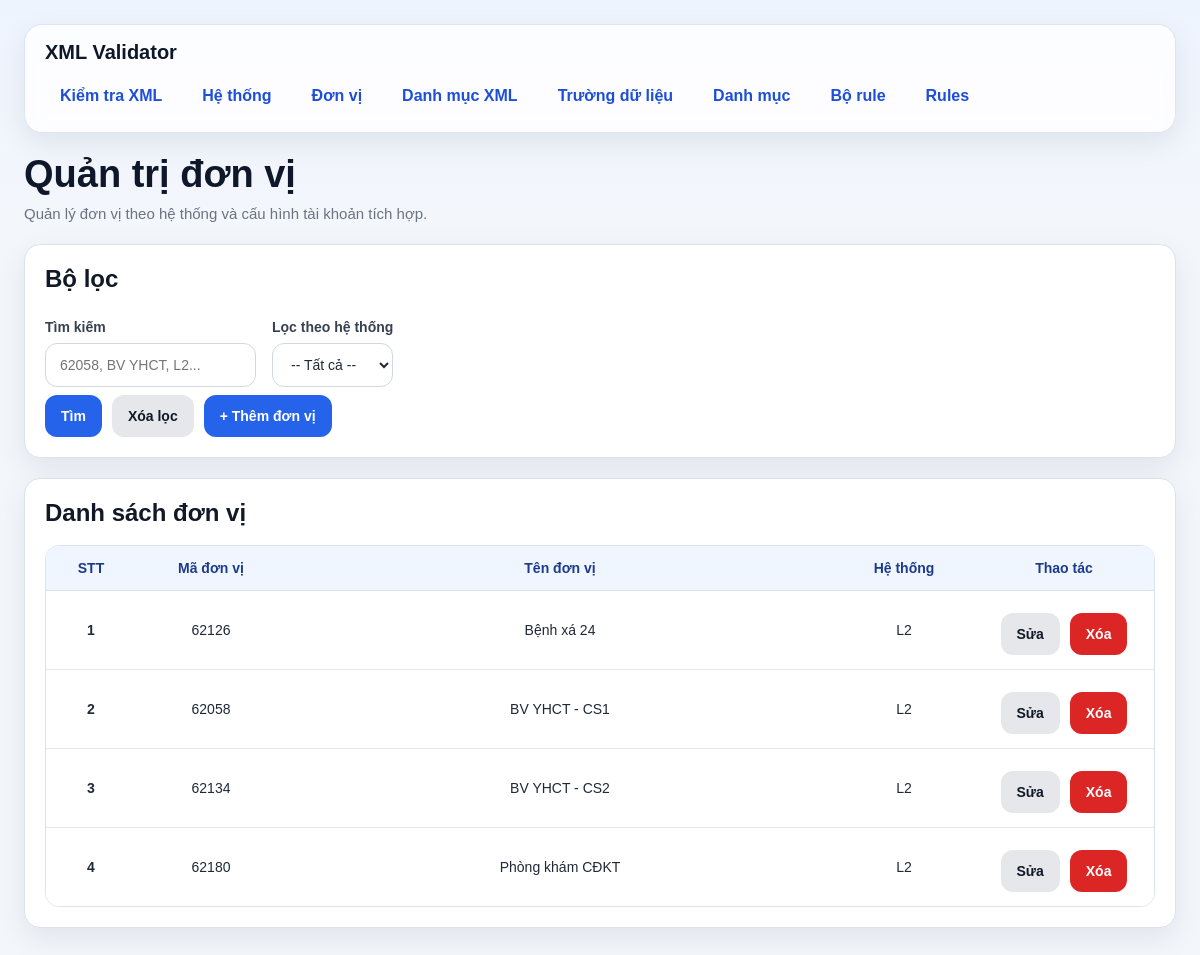
/units/, run on the app's committed database.
### models/system_model.py (models this page shows, shortened)
class DonVi(db.Model):
    __tablename__ = "don_vi"
    id = db.Column(db.Integer, primary_key=True)
    ma_don_vi = db.Column(db.String(50), nullable=False, unique=True)
    ten_don_vi = db.Column(db.String(255), nullable=False)
    he_thong_id = db.Column(db.Integer, db.ForeignKey("he_thong.id"), nullable=False)
    api_username = db.Column(db.String(100))
    api_password = db.Column(db.String(100))
    bhyt_username = db.Column(db.String(100))
    bhyt_password = db.Column(db.String(100))
    bhyt_aspxauth = db.Column(db.Text)
    bhyt_aspnet_session_id = db.Column(db.String(255))
    bhyt_bigipserver = db.Column(db.String(255))
    bhyt_ts015ef943 = db.Column(db.String(255))
    api_base_url = db.Column(db.String(255))
    api_uuid = db.Column(db.Text)
    api_his_token = db.Column(db.Text)
    api_token_expire_at = db.Column(db.DateTime)
    api_jsessionid = db.Column(db.String(255))
    api_sessionid = db.Column(db.Text)
    he_thong = db.relationship("HeThong", backref="don_vis")

class HeThong(db.Model):
    __tablename__ = "he_thong"
    id = db.Column(db.Integer, primary_key=True)
    ten_he_thong = db.Column(db.String(100), nullable=False, unique=True)

### routes/system_routes.py (the view, shortened to what this page needs)
@unit_bp.route("/", methods=["GET"])
def list_units():
    keyword = (request.args.get("keyword") or "").strip()
    he_thong_id = (request.args.get("he_thong_id") or "").strip()
    query = DonVi.query.join(HeThong)
    if he_thong_id:
        query = query.filter(DonVi.he_thong_id == int(he_thong_id))
    items = query.order_by(DonVi.id.asc()).all()
    systems = HeThong.query.order_by(HeThong.id.asc()).all()
    return render_template(
        "units.html",
        items=items,
        systems=systems,
        keyword=keyword,
        he_thong_id=he_thong_id
    )

### templates/units.html (shortened to what this page needs)
{% extends "base.html" %}
{% block content %}
<div class="page-header">
    <h1 class="page-title">Quản trị đơn vị</h1>
    <div class="page-subtitle">Quản lý đơn vị theo hệ thống và cấu hình tài khoản tích hợp.</div>
</div>
<div class="card">
    <h2 class="card-title">Bộ lọc</h2>
    <form method="GET">
        <div class="grid">
            <div class="col-6">
                <label>Tìm kiếm</label>
                <input type="text" name="keyword" value="{{ keyword }}" placeholder="62058, BV YHCT, L2...">
            </div>
            <div class="col-6">
                <label>Lọc theo hệ thống</label>
                <select name="he_thong_id">
                    <option value="">-- Tất cả --</option>
                </select>
            </div>
        </div>
        <div class="actions">
            <button class="btn btn-primary" type="submit">Tìm</button>
            <a href="/units" class="btn btn-secondary">Xóa lọc</a>
            <a href="/units/create" class="btn btn-primary">+ Thêm đơn vị</a>
        </div>
    </form>
</div>
<div class="card">
    <h2 class="card-title">Danh sách đơn vị</h2>
    {% if items %}
        <div class="table-wrap">
            <table>
                <thead>
                    <tr>
                        <th style="width: 90px;">STT</th>
                        <th style="width: 150px;">Mã đơn vị</th>
                        <th>Tên đơn vị</th>
                        <th style="width: 140px;">Hệ thống</th>
                        <th style="width: 180px;">Thao tác</th>
                    </tr>
                </thead>
                <tbody>
                    {% for x in items %}
                    <tr>
                        <td><strong>{{ loop.index }}</strong></td>
                        <td>{{ x.ma_don_vi }}</td>
                        <td>{{ x.ten_don_vi }}</td>
                        <td>{{ x.he_thong.ten_he_thong }}</td>
                        <td>
                            <div class="actions actions-center">
                                <a class="btn btn-secondary" href="/units/{{ x.id }}/edit">Sửa</a>
                                <form class="inline" method="POST" action="/units/{{ x.id }}/delete" onsubmit="return confirm('Xóa đơn vị này?');">
                                    <button class="btn btn-danger" type="submit">Xóa</button>
                                </form>
                            </div>
                        </td>
                    </tr>
                    {% endfor %}
                </tbody>
            </table>
        </div>
    {% else %}
        <div class="empty-state">Chưa có dữ liệu đơn vị.</div>
    {% endif %}
</div>
{% endblock %}

### templates/base.html (style rules this page uses)
* { box-sizing: border-box; }
:root { --bg: #f3f6fb; --card: #ffffff; --card-soft: #f8fafc; --border: #dbe3ef; --text: #1f2937; --muted: #6b7280; --primary: #2563eb; --primary-hover: #1d4ed8; --danger: #dc2626; --danger-hover: #b91c1c; --success-bg: #dcfce7; --success-text: #166534; --warning-bg: #fef3c7; --warning-text: #92400e; --error-bg: #fee2e2; --error-text: #991b1b; --shadow: 0 10px 30px rgba(15, 23, 42, 0.08); --radius: 16px; }
body { margin: 0; font-family: Arial, Helvetica, sans-serif; background: linear-gradient(180deg, #eef4ff 0%, var(--bg) 220px); color: var(--text); }
.page-header { margin-bottom: 22px; }
.page-title { margin: 0; font-size: 38px; line-height: 1.15; color: #0f172a; }
.page-subtitle { margin-top: 8px; color: var(--muted); font-size: 15px; }
.card { background: var(--card); border: 1px solid var(--border); border-radius: var(--radius); box-shadow: var(--shadow); padding: 20px; margin-bottom: 20px; }
.card-title { margin: 0 0 18px 0; font-size: 24px; font-weight: 700; color: #111827; }
.grid { display: flex; grid-template-columns: repeat(12, 1fr); gap: 16px; }
.col-6 { grid-column: span 6; }
label { display: block; font-size: 14px; font-weight: 700; margin-bottom: 8px; margin-top: 8px; color: #374151; }
input[type="text"], input[type="date"], input[type="file"], input[type="password"], input[type="number"], select, textarea { width: 100%; min-height: 44px; border: 1px solid #cfd8e3; border-radius: 12px; padding: 10px 14px; font-size: 14px; background: #fff; color: var(--text); outline: none; transition: border-color 0.2s, box-shadow 0.2s; }
.actions { display: flex; flex-wrap: wrap; gap: 10px; margin-top: 8px; }
.actions-center { justify-content: center; }
.btn, button { border: none; min-height: 42px; padding: 10px 16px; border-radius: 12px; cursor: pointer; font-weight: 700; font-size: 14px; text-decoration: none; display: inline-flex; align-items: center; justify-content: center; transition: 0.2s ease; }
.btn-primary { background: var(--primary); color: white; }
.btn-secondary { background: #e5e7eb; color: #111827; }
.btn-danger { background: var(--danger); color: white; }
.table-wrap { overflow-x: auto; border: 1px solid var(--border); border-radius: 14px; }
table { width: 100%; border-collapse: collapse; background: white; }
th { background: #eff6ff; color: #1e3a8a; font-size: 14px; font-weight: 700; text-align: center; padding: 14px 12px; border-bottom: 1px solid var(--border); }
td { padding: 14px 12px; border-bottom: 1px solid #e5e7eb; vertical-align: middle; font-size: 14px; text-align: center; }
tbody tr:last-child td { border-bottom: none; }
.inline { display: inline; }

### data on the page
DonVi: ma_don_vi "62126", ten_don_vi "Bệnh xá 24", he_thong.ten_he_thong "L2"
DonVi: ma_don_vi "62058", ten_don_vi "BV YHCT - CS1", he_thong.ten_he_thong "L2"
DonVi: ma_don_vi "62134", ten_don_vi "BV YHCT - CS2", he_thong.ten_he_thong "L2"
DonVi: ma_don_vi "62180", ten_don_vi "Phòng khám CĐKT", he_thong.ten_he_thong "L2"
